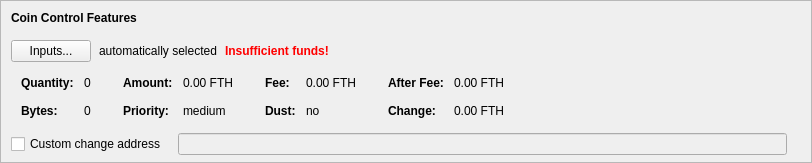
    <widget class="QFrame" name="frameCoinControl">
     <property name="sizePolicy">
      <sizepolicy hsizetype="Expanding" vsizetype="Expanding">
       <horstretch>0</horstretch>
       <verstretch>0</verstretch>
      </sizepolicy>
     </property>
     <property name="maximumSize">
      <size>
       <width>16777215</width>
       <height>16777215</height>
      </size>
     </property>
     <property name="frameShape">
      <enum>QFrame::StyledPanel</enum>
     </property>
     <property name="frameShadow">
      <enum>QFrame::Sunken</enum>
     </property>
     <layout class="QVBoxLayout" name="verticalLayoutCoinControl2">
      <property name="spacing">
       <number>0</number>
      </property>
      <property name="leftMargin">
       <number>0</number>
      </property>
      <property name="topMargin">
       <number>0</number>
      </property>
      <property name="rightMargin">
       <number>0</number>
      </property>
      <property name="bottomMargin">
       <number>6</number>
      </property>
      <item>
       <layout class="QVBoxLayout" name="verticalLayoutCoinControl" stretch="0,0,0,0,1">
        <property name="spacing">
         <number>0</number>
        </property>
        <property name="leftMargin">
         <number>10</number>
        </property>
        <property name="topMargin">
         <number>10</number>
        </property>
        <item>
         <layout class="QHBoxLayout" name="horizontalLayoutCoinControl1">
          <property name="bottomMargin">
           <number>15</number>
          </property>
          <item>
           <widget class="QLabel" name="labelCoinControlFeatures">
            <property name="sizePolicy">
             <sizepolicy hsizetype="Preferred" vsizetype="Maximum">
              <horstretch>0</horstretch>
              <verstretch>0</verstretch>
             </sizepolicy>
            </property>
            <property name="font">
             <font>
              <weight>75</weight>
              <bold>true</bold>
             </font>
            </property>
            <property name="styleSheet">
             <string notr="true">font-weight:bold;</string>
            </property>
            <property name="text">
             <string>Coin Control Features</string>
            </property>
           </widget>
          </item>
         </layout>
        </item>
        <item>
         <layout class="QHBoxLayout" name="horizontalLayoutCoinControl2" stretch="0,0,0,0">
          <property name="spacing">
           <number>8</number>
          </property>
          <property name="bottomMargin">
           <number>10</number>
          </property>
          <item>
           <widget class="QPushButton" name="pushButtonCoinControl">
            <property name="styleSheet">
             <string notr="true"/>
            </property>
            <property name="text">
             <string>Inputs...</string>
            </property>
            <property name="autoDefault">
             <bool>false</bool>
            </property>
           </widget>
          </item>
          <item>
           <widget class="QLabel" name="labelCoinControlAutomaticallySelected">
            <property name="text">
             <string>automatically selected</string>
            </property>
            <property name="margin">
             <number>5</number>
            </property>
           </widget>
          </item>
          <item>
           <widget class="QLabel" name="labelCoinControlInsuffFunds">
            <property name="font">
             <font>
              <weight>75</weight>
              <bold>true</bold>
             </font>
            </property>
            <property name="styleSheet">
             <string notr="true">color:red;font-weight:bold;</string>
            </property>
            <property name="text">
             <string>Insufficient funds!</string>
            </property>
            <property name="margin">
             <number>5</number>
            </property>
           </widget>
          </item>
          <item>
           <spacer name="horizontalSpacerCoinControl">
            <property name="orientation">
             <enum>Qt::Horizontal</enum>
            </property>
            <property name="sizeHint" stdset="0">
             <size>
              <width>40</width>
              <height>1</height>
             </size>
            </property>
           </spacer>
          </item>
         </layout>
        </item>
        <item>
         <widget class="QWidget" name="widgetCoinControl" native="true">
          <property name="sizePolicy">
           <sizepolicy hsizetype="Preferred" vsizetype="Preferred">
            <horstretch>0</horstretch>
            <verstretch>0</verstretch>
           </sizepolicy>
          </property>
          <property name="minimumSize">
           <size>
            <width>0</width>
            <height>0</height>
           </size>
          </property>
          <property name="styleSheet">
           <string notr="true"/>
          </property>
          <layout class="QHBoxLayout" name="horizontalLayoutCoinControl5">
           <property name="leftMargin">
            <number>0</number>
           </property>
           <property name="topMargin">
            <number>0</number>
           </property>
           <property name="rightMargin">
            <number>0</number>
           </property>
           <property name="bottomMargin">
            <number>0</number>
           </property>
           <item>
            <layout class="QHBoxLayout" name="horizontalLayoutCoinControl3" stretch="0,0,0,1">
             <property name="spacing">
              <number>20</number>
             </property>
             <property name="topMargin">
              <number>0</number>
             </property>
             <property name="bottomMargin">
              <number>10</number>
             </property>
             <item>
              <layout class="QFormLayout" name="formLayoutCoinControl1">
               <property name="horizontalSpacing">
                <number>10</number>
               </property>
               <property name="verticalSpacing">
                <number>14</number>
               </property>
               <property name="leftMargin">
                <number>10</number>
               </property>
               <property name="topMargin">
                <number>4</number>
               </property>
               <property name="rightMargin">
                <number>6</number>
               </property>
               <item row="0" column="0">
                <widget class="QLabel" name="labelCoinControlQuantityText">
                 <property name="font">
                  <font>
                   <weight>75</weight>
                   <bold>true</bold>
                  </font>
                 </property>
                 <property name="text">
                  <string>Quantity:</string>
                 </property>
                 <property name="margin">
                  <number>0</number>
                 </property>
                </widget>
               </item>
               <item row="0" column="1">
                <widget class="QLabel" name="labelCoinControlQuantity">
                 <property name="cursor">
                  <cursorShape>IBeamCursor</cursorShape>
                 </property>
                 <property name="contextMenuPolicy">
                  <enum>Qt::ActionsContextMenu</enum>
                 </property>
                 <property name="text">
                  <string notr="true">0</string>
                 </property>
                 <property name="margin">
                  <number>0</number>
                 </property>
                 <property name="textInteractionFlags">
                  <set>Qt::LinksAccessibleByMouse|Qt::TextSelectableByKeyboard|Qt::TextSelectableByMouse</set>
                 </property>
                </widget>
               </item>
               <item row="1" column="0">
                <widget class="QLabel" name="labelCoinControlBytesText">
                 <property name="font">
                  <font>
                   <weight>75</weight>
                   <bold>true</bold>
                  </font>
                 </property>
                 <property name="text">
                  <string>Bytes:</string>
                 </property>
                </widget>
               </item>
               <item row="1" column="1">
                <widget class="QLabel" name="labelCoinControlBytes">
                 <property name="cursor">
                  <cursorShape>IBeamCursor</cursorShape>
                 </property>
                 <property name="contextMenuPolicy">
                  <enum>Qt::ActionsContextMenu</enum>
                 </property>
                 <property name="text">
                  <string notr="true">0</string>
                 </property>
                 <property name="textInteractionFlags">
                  <set>Qt::LinksAccessibleByMouse|Qt::TextSelectableByKeyboard|Qt::TextSelectableByMouse</set>
                 </property>
                </widget>
               </item>
              </layout>
             </item>
             <item>
              <layout class="QFormLayout" name="formLayoutCoinControl2">
               <property name="horizontalSpacing">
                <number>10</number>
               </property>
               <property name="verticalSpacing">
                <number>14</number>
               </property>
               <property name="leftMargin">
                <number>6</number>
               </property>
               <property name="topMargin">
                <number>4</number>
               </property>
               <property name="rightMargin">
                <number>6</number>
               </property>
               <item row="0" column="0">
                <widget class="QLabel" name="labelCoinControlAmountText">
                 <property name="font">
                  <font>
                   <weight>75</weight>
                   <bold>true</bold>
                  </font>
                 </property>
                 <property name="text">
                  <string>Amount:</string>
                 </property>
                 <property name="margin">
                  <number>0</number>
                 </property>
                </widget>
               </item>
               <item row="0" column="1">
                <widget class="QLabel" name="labelCoinControlAmount">
                 <property name="cursor">
                  <cursorShape>IBeamCursor</cursorShape>
                 </property>
                 <property name="contextMenuPolicy">
                  <enum>Qt::ActionsContextMenu</enum>
                 </property>
                 <property name="text">
                  <string notr="true">0.00 FTH</string>
                 </property>
                 <property name="textInteractionFlags">
                  <set>Qt::LinksAccessibleByMouse|Qt::TextSelectableByKeyboard|Qt::TextSelectableByMouse</set>
                 </property>
                </widget>
               </item>
               <item row="1" column="0">
                <widget class="QLabel" name="labelCoinControlPriorityText">
                 <property name="font">
                  <font>
                   <weight>75</weight>
                   <bold>true</bold>
                  </font>
                 </property>
                 <property name="text">
                  <string>Priority:</string>
                 </property>
                </widget>
               </item>
               <item row="1" column="1">
                <widget class="QLabel" name="labelCoinControlPriority">
                 <property name="cursor">
                  <cursorShape>IBeamCursor</cursorShape>
                 </property>
                 <property name="contextMenuPolicy">
                  <enum>Qt::ActionsContextMenu</enum>
                 </property>
                 <property name="text">
                  <string notr="true">medium</string>
                 </property>
                 <property name="textInteractionFlags">
                  <set>Qt::LinksAccessibleByMouse|Qt::TextSelectableByKeyboard|Qt::TextSelectableByMouse</set>
                 </property>
                </widget>
               </item>
              </layout>
             </item>
             <item>
              <layout class="QFormLayout" name="formLayoutCoinControl3">
               <property name="horizontalSpacing">
                <number>10</number>
               </property>
               <property name="verticalSpacing">
                <number>14</number>
               </property>
               <property name="leftMargin">
                <number>6</number>
               </property>
               <property name="topMargin">
                <number>4</number>
               </property>
               <property name="rightMargin">
                <number>6</number>
               </property>
               <item row="0" column="0">
                <widget class="QLabel" name="labelCoinControlFeeText">
                 <property name="font">
                  <font>
                   <weight>75</weight>
                   <bold>true</bold>
                  </font>
                 </property>
                 <property name="text">
                  <string>Fee:</string>
                 </property>
                 <property name="margin">
                  <number>0</number>
                 </property>
                </widget>
               </item>
               <item row="0" column="1">
                <widget class="QLabel" name="labelCoinControlFee">
                 <property name="cursor">
                  <cursorShape>IBeamCursor</cursorShape>
                 </property>
                 <property name="contextMenuPolicy">
                  <enum>Qt::ActionsContextMenu</enum>
                 </property>
                 <property name="text">
                  <string notr="true">0.00 FTH</string>
                 </property>
                 <property name="textInteractionFlags">
                  <set>Qt::LinksAccessibleByMouse|Qt::TextSelectableByKeyboard|Qt::TextSelectableByMouse</set>
                 </property>
                </widget>
               </item>
               <item row="1" column="0">
                <widget class="QLabel" name="labelCoinControlLowOutputText">
                 <property name="font">
                  <font>
                   <weight>75</weight>
                   <bold>true</bold>
                  </font>
                 </property>
                 <property name="text">
                  <string>Dust:</string>
                 </property>
                </widget>
               </item>
               <item row="1" column="1">
                <widget class="QLabel" name="labelCoinControlLowOutput">
                 <property name="cursor">
                  <cursorShape>IBeamCursor</cursorShape>
                 </property>
                 <property name="contextMenuPolicy">
                  <enum>Qt::ActionsContextMenu</enum>
                 </property>
                 <property name="text">
                  <string notr="true">no</string>
                 </property>
                 <property name="textInteractionFlags">
                  <set>Qt::LinksAccessibleByMouse|Qt::TextSelectableByKeyboard|Qt::TextSelectableByMouse</set>
                 </property>
                </widget>
               </item>
              </layout>
             </item>
             <item>
              <layout class="QFormLayout" name="formLayoutCoinControl4">
               <property name="horizontalSpacing">
                <number>10</number>
               </property>
               <property name="verticalSpacing">
                <number>14</number>
               </property>
               <property name="leftMargin">
                <number>6</number>
               </property>
               <property name="topMargin">
                <number>4</number>
               </property>
               <property name="rightMargin">
                <number>6</number>
               </property>
               <item row="0" column="0">
                <widget class="QLabel" name="labelCoinControlAfterFeeText">
                 <property name="font">
                  <font>
                   <weight>75</weight>
                   <bold>true</bold>
                  </font>
                 </property>
                 <property name="text">
                  <string>After Fee:</string>
                 </property>
                 <property name="margin">
                  <number>0</number>
                 </property>
                </widget>
               </item>
               <item row="0" column="1">
                <widget class="QLabel" name="labelCoinControlAfterFee">
                 <property name="cursor">
                  <cursorShape>IBeamCursor</cursorShape>
                 </property>
                 <property name="contextMenuPolicy">
                  <enum>Qt::ActionsContextMenu</enum>
                 </property>
                 <property name="text">
                  <string notr="true">0.00 FTH</string>
                 </property>
                 <property name="textInteractionFlags">
                  <set>Qt::LinksAccessibleByMouse|Qt::TextSelectableByKeyboard|Qt::TextSelectableByMouse</set>
                 </property>
                </widget>
               </item>
               <item row="1" column="0">
                <widget class="QLabel" name="labelCoinControlChangeText">
                 <property name="font">
                  <font>
                   <weight>75</weight>
                   <bold>true</bold>
                  </font>
                 </property>
                 <property name="text">
                  <string>Change:</string>
                 </property>
                </widget>
               </item>
               <item row="1" column="1">
                <widget class="QLabel" name="labelCoinControlChange">
                 <property name="cursor">
                  <cursorShape>IBeamCursor</cursorShape>
                 </property>
                 <property name="contextMenuPolicy">
                  <enum>Qt::ActionsContextMenu</enum>
                 </property>
                 <property name="text">
                  <string notr="true">0.00 FTH</string>
                 </property>
                 <property name="textInteractionFlags">
                  <set>Qt::LinksAccessibleByMouse|Qt::TextSelectableByKeyboard|Qt::TextSelectableByMouse</set>
                 </property>
                </widget>
               </item>
              </layout>
             </item>
            </layout>
           </item>
          </layout>
         </widget>
        </item>
        <item>
         <layout class="QHBoxLayout" name="horizontalLayoutCoinControl4" stretch="0,0,0">
          <property name="spacing">
           <number>12</number>
          </property>
          <property name="sizeConstraint">
           <enum>QLayout::SetDefaultConstraint</enum>
          </property>
          <property name="topMargin">
           <number>5</number>
          </property>
          <property name="rightMargin">
           <number>5</number>
          </property>
          <item>
           <widget class="QCheckBox" name="checkBoxCoinControlChange">
            <property name="toolTip">
             <string>If this is activated, but the change address is empty or invalid, change will be sent to a newly generated address.</string>
            </property>
            <property name="text">
             <string>Custom change address</string>
            </property>
           </widget>
          </item>
          <item>
           <widget class="QValidatedLineEdit" name="lineEditCoinControlChange">
            <property name="enabled">
             <bool>false</bool>
            </property>
            <property name="sizePolicy">
             <sizepolicy hsizetype="Expanding" vsizetype="Fixed">
              <horstretch>0</horstretch>
              <verstretch>0</verstretch>
             </sizepolicy>
            </property>
           </widget>
          </item>
          <item>
           <widget class="QLabel" name="labelCoinControlChangeLabel">
            <property name="sizePolicy">
             <sizepolicy hsizetype="Preferred" vsizetype="Expanding">
              <horstretch>0</horstretch>
              <verstretch>0</verstretch>
             </sizepolicy>
            </property>
            <property name="minimumSize">
             <size>
              <width>0</width>
              <height>0</height>
             </size>
            </property>
            <property name="text">
             <string/>
            </property>
            <property name="margin">
             <number>3</number>
            </property>
           </widget>
          </item>
         </layout>
        </item>
        <item>
         <spacer name="verticalSpacerCoinControl">
          <property name="orientation">
           <enum>Qt::Vertical</enum>
          </property>
          <property name="sizeHint" stdset="0">
           <size>
            <width>800</width>
            <height>1</height>
           </size>
          </property>
         </spacer>
        </item>
       </layout>
      </item>
     </layout>
    </widget>
